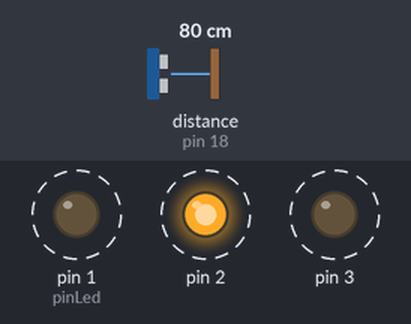
The sketch below on a simulated Arduino Uno, built with avr-gcc and run on an emulated ATmega328P. On the bench: output pins drawn as LEDs (lit = HIGH). Wiring (inferred from the names in the program): ultrasonic range finder: trigger pin 19; echo pin 18. Dashed ring = blinking. The inputs (shaded band) are chosen by the test bench; at power-on: distance to the obstacle (sensor on pin 18) 80 cm. The echo pulse lasts 58.3 µs per cm; pins used as bus, display or sensor lines are not drawn.

Above: at 5.1 s.
5.2 s: distance to the obstacle (sensor on pin 18) set to 35 cm
8.7 s: distance to the obstacle (sensor on pin 18) set to 29 cm
At 9.08 s:
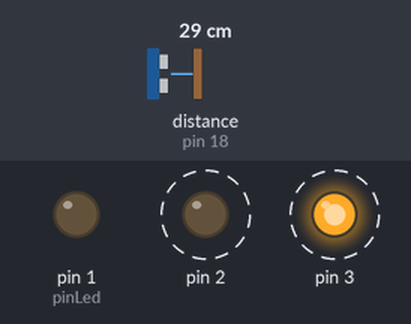
12.2 s: distance to the obstacle (sensor on pin 18) set to 24 cm
15.7 s: distance to the obstacle (sensor on pin 18) set to 19 cm
At 16.16 s:
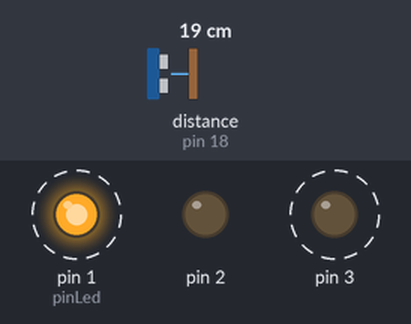
Timing chart, 0 to 20.2 s (numbered marks = the images above; inputs shaded):
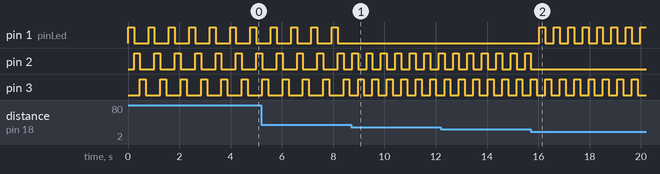

Measured:
- the behaviour switches between 32 and 31 cm on distance to the obstacle (sensor on pin 18) (found by bisection; images 0 and 1)
- the behaviour switches between 22 and 21 cm on distance to the obstacle (sensor on pin 18) (found by bisection; images 1 and 2)
- after the input at 8.7 s, pin 1 (pinLed): stops changing and stays LOW; pin 2: alternates HIGH for 0.23 s and LOW for 0.33 s, starting at once; pin 3: alternates HIGH for 0.23 s and LOW for 0.33 s, starting after 0.27 s
- after the input at 15.7 s, pin 1 (pinLed): alternates HIGH for 0.23 s and LOW for 0.33 s, starting after 0.35 s; pin 2: goes on until 15.7 s, then stays LOW
- by itself, pin 1 (pinLed), pin 2, pin 3: alternates HIGH for 0.23 s and LOW for 0.57 s

The sketch:

PRACTICA_1.ino
```cpp
int DISTANCIA = 0;
int pinEco = 18;
int pinLed=1;
int pinGatillo = 19;
class LED
{
  private:
    int numero;
  public:
    int getnumero()
    {
      return numero;
    }
    void setnumero(int n)
    {
      numero=n;
    }
    LED(int n)
    {
      numero=n;
    }
    void encender(){
      digitalWrite(numero, HIGH);
    }

    void apagar() {
      digitalWrite(numero, LOW);
    }
};
long readUltrasonicDistance(int triggerPin, int echoPin)
{
  //Iniciamos el pin del emisor de reuido en salida
  pinMode(triggerPin, OUTPUT);
  //Apagamos el emisor de sonido
  digitalWrite(triggerPin, LOW);
  //Retrasamos la emision de sonido por 2 milesismas de segundo
  delayMicroseconds(2);
  // Comenzamos a emitir sonido
  digitalWrite(triggerPin, HIGH);
  //Retrasamos la emision de sonido por 2 milesismas de segundo
  delayMicroseconds(10);
  //Apagamos el emisor de sonido
  digitalWrite(triggerPin, LOW);
  //Comenzamos a escuchar el sonido
  pinMode(echoPin, INPUT);
  // Calculamos el tiempo que tardo en regresar el sonido
  return pulseIn(echoPin, HIGH);
}
LED L1(1);

void setup() {

  //Configuramos el pin del led como salida

  pinMode(1, OUTPUT);
  pinMode(2, OUTPUT);
  pinMode(3, OUTPUT);
}

void loop() {
  //Calculamos la distancia en cm
  DISTANCIA = 0.01723 * readUltrasonicDistance(pinGatillo, pinEco);
  //Mostramos la disstancia
   L1.setnumero(0);
  //Si la distancia es menor a 20 encendemos el led
  while(L1.getnumero()!=3)
    {
        L1.setnumero(L1.getnumero()+1);
        if (DISTANCIA > 0 && DISTANCIA <= 10 && L1.getnumero() == 3) { continue; }
        if (DISTANCIA > 10 && DISTANCIA <= 20 && L1.getnumero() == 2) { continue; }
        if (DISTANCIA > 20 && DISTANCIA <= 30 && L1.getnumero() == 1) { continue; }
        L1.encender();
        //digitalWrite(i, HIGH);
        delay(230);
        //digitalWrite(i, LOW);
        L1.apagar();
    }
  delay(100);
}
```
